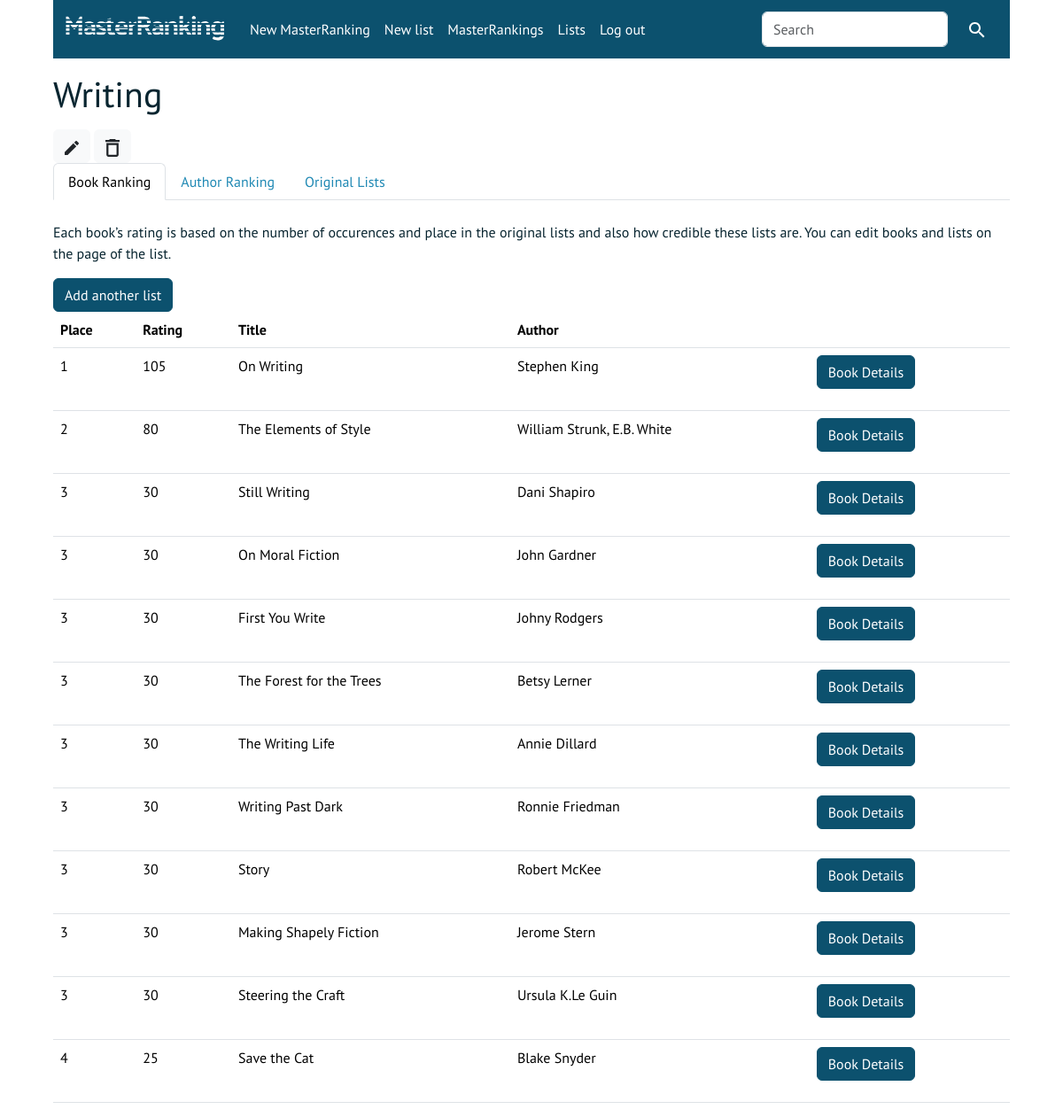
Page /masters/17-writing (signed in) on the committed database.
### list/models.py (models this page shows, shortened)
class Master(models.Model):
    name = models.CharField(max_length=960)
    time = models.DateTimeField(auto_now_add=True, null=True)
    slug = models.SlugField(max_length=250, null=True, blank=True)
    user = models.ForeignKey(User, on_delete=models.CASCADE)
    class Meta:
        constraints = [
            models.UniqueConstraint(fields=['name', 'user'], name='User can only have one master with this name'),
            models.UniqueConstraint(fields=['slug', 'user'], name='Slug for master - unique')
        ]
    '''
    Related:
    list
    book_in_master
    author_in_master
    '''
    def __str__(self):
        return self.name

class Book_In_Master(models.Model):
    book = models.ForeignKey(Book, on_delete=models.CASCADE)
    master = models.ForeignKey(Master, on_delete=models.CASCADE)
    rating = models.IntegerField(default=0)
    place = models.IntegerField(default=1)
    class Meta:
        constraints = [
            models.UniqueConstraint(fields=['book', 'master'], name='book once in master')
        ]

class Book(models.Model):
    title = models.CharField(max_length=320)
    authors = models.ManyToManyField(Author, blank=True)
    user = models.ForeignKey(User, on_delete=models.CASCADE)
    class Meta:
        constraints = [
            models.UniqueConstraint(fields=['title', 'user'], name='User can only create one book with this title'),
        ]
    def get_authors(self):
        if self.authors.count() == 0:
            return ""
        elif self.authors.count() == 1:
            return self.authors.first()
        else:
            authors = ""
            for author in self.authors.all():
                authors += f"{author}, "
            return authors[:-2]

class Author(models.Model):
    name = models.CharField(max_length=800)
    user = models.ForeignKey(User, on_delete=models.CASCADE)
    class Meta:
        constraints = [
            models.UniqueConstraint(fields=['name', 'user'], name='User can only create one author with this name'),
        ]
    def __str__(self):
        return self.name

### list/views.py (the view)
# urls.py: path("masters/<int:master_id>-<str:slug>", views.master, name="master"),
@login_required
def master(request, master_id, slug):
    try:
        master, master_url = get_redirected(Master, {'pk': master_id}, {'slug': slug})
        if master_url:
            return HttpResponseRedirect(master_url)
    except:
        messages.error(request, "The master doesn't exist")
        return HttpResponseRedirect(reverse("masters"))
    if master.user != request.user:
        raise Http404
    return render(request, "list/master.html", {
        "master": master,
        "books_in_master_by_rating": master.book_in_master_set.order_by("-rating"),
        "masters": Master.objects.exclude(pk=int(master_id)).all(),
        })

### list/models.py (called while the page is built)
    def __str__(self):
        return self.name

### list/views.py (called while the page is built)
def get_redirected(queryset_or_class, lookups, validators):
    obj = get_object_or_404(queryset_or_class, **lookups)
    for key, value in validators.items():
        if value != getattr(obj, key):
            return obj, obj.get_absolute_url()
    return obj, None

### list/templates/list/master.html (shortened to what this page needs)
{% extends 'list/base.html' %}
{% load static %}
{% block body %}
<h1 id="master-name" data-masterid="{{ master.id }}">{{ master }}</h1>
<div id="master-btns">
    <a id="master-edit-btn" class="btn btn-light" data-toggle="tooltip" data-placement="top" title="Change name">
        <img src="{% static 'list/edit.svg' %}" style="width: 16px;"></a>
    <button type="button" class="btn btn-light" data-bs-toggle="modal" data-bs-target="#deleteMasterModal"
        data-toggle="tooltip" data-placement="top" title="Delete MasterRanking">
        <img src="{% static 'list/delete.svg' %}" style="width: 16px;">
    </button>
</div>
<ul class="nav nav-tabs">
    <li class="nav-item">
        <a class="nav-link active" aria-current="page" href="#">Book Ranking</a>
    </li>
    <li class="nav-item">
        <a class="nav-link" href="{% url 'master_author_ranking' master.id master.slug %}">Author Ranking</a>
    </li>
    <li class="nav-item">
        <a class="nav-link" href="{% url 'master_lists' master.id master.slug %}">Original Lists</a>
    </li>
</ul>
<div id="bookRanking">
    {% if master.list_set.count == 0 %}
    <br>
    <p>This master-rating is currently empty! </p><br>
    <a class="btn btn-primary" href="{% url 'list_add' %}">Add a book list</a>
    {% else %}
    <br>
    <p>Each book’s rating is based on the number of occurences and place in the original lists and also how credible
        these lists are. You can edit books and lists on the page of the list.</p>
    <a class="btn btn-primary" href="{% url 'list_add' %}">Add another list</a>
    <br>
    <table class="table table-hover">
        <thead>
            <tr>
                <th scope="col">Place</th>
                <th scope="col">Rating</th>
                <th scope="col">Title</th>
                <th scope="col">Author</th>
                <th scope="col"></th>
            </tr>
        </thead>
        <tbody>
            {% for bim in books_in_master_by_rating %}
            <tr>
                <td>{{ bim.place }}</td>
                <td>{{ bim.rating }}</td>
                <td>{{ bim.book.title }}</td>
                <td>{{ bim.book.get_authors }}</td>
                <td>
                    <p>
                        <button class="btn btn-primary" type="button" data-bs-toggle="collapse"
                            data-bs-target="#collapse{{ bim.id }}" aria-expanded="false"
                            aria-controls="collapse{{ bim.id }}">
                            Book Details
                        </button>
                    </p>
                </td>
            </tr>
            {% endfor %}
        </tbody>
    </table>
    {% endif %}
</div>
{% endblock %}

### list/static/list/style.css (style rules this page uses)
body { font-family: PT Sans, Arial, sans-serif; color: #082530; width: 90%; margin: 0 auto; }
a { color: #2089B4; }
.nav-tabs a.nav-link { color: #2089B4; }
.btn-primary { color: #fff; background-color: #0C516E; border-color: #0C516E; }

### rows in the picture
Master: name "Writing"
Book_In_Master: place "1", rating "105", book "On Writing", book.get_authors "Stephen King"
Book_In_Master: place "2", rating "80", book "The Elements of Style", book.get_authors "William Strunk, E.B. White"
Book_In_Master: place "3", rating "30", book "Still Writing", book.get_authors "Dani Shapiro"
Book_In_Master: place "3", rating "30", book "On Moral Fiction", book.get_authors "John Gardner"
Book_In_Master: place "3", rating "30", book "First You Write", book.get_authors "Johny Rodgers"
Book_In_Master: place "3", rating "30", book "The Forest for the Trees", book.get_authors "Betsy Lerner"
Book_In_Master: place "3", rating "30", book "The Writing Life", book.get_authors "Annie Dillard"
Book_In_Master: place "3", rating "30", book "Writing Past Dark", book.get_authors "Ronnie Friedman"
Book_In_Master: place "3", rating "30", book "Story", book.get_authors "Robert McKee"
Book_In_Master: place "3", rating "30", book "Making Shapely Fiction", book.get_authors "Jerome Stern"
Book_In_Master: place "3", rating "30", book "Steering the Craft", book.get_authors "Ursula K.Le Guin"
Book_In_Master: place "4", rating "25", book "Save the Cat", book.get_authors "Blake Snyder"
